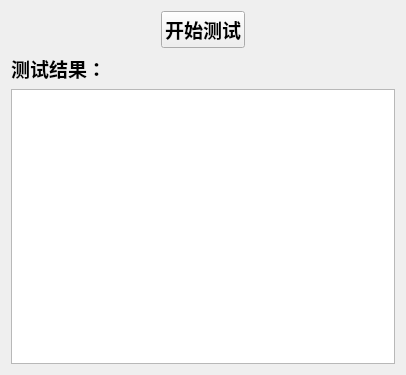
<?xml version="1.0" encoding="UTF-8"?>
<ui version="4.0">
 <class>TestNetworkCheckDialog</class>
 <widget class="QDialog" name="TestNetworkCheckDialog">
  <property name="geometry">
   <rect>
    <x>0</x>
    <y>0</y>
    <width>406</width>
    <height>375</height>
   </rect>
  </property>
  <property name="windowTitle">
   <string>网络测速</string>
  </property>
  <property name="styleSheet">
   <string notr="true"/>
  </property>
  <layout class="QVBoxLayout" name="verticalLayout" stretch="0,0,1">
   <item>
    <layout class="QHBoxLayout" name="horizontalLayout">
     <item>
      <spacer name="horizontalSpacer">
       <property name="orientation">
        <enum>Qt::Horizontal</enum>
       </property>
       <property name="sizeHint" stdset="0">
        <size>
         <width>40</width>
         <height>20</height>
        </size>
       </property>
      </spacer>
     </item>
     <item>
      <widget class="QPushButton" name="startSpeedTest">
       <property name="font">
        <font>
         <pointsize>14</pointsize>
         <weight>75</weight>
         <bold>true</bold>
        </font>
       </property>
       <property name="focusPolicy">
        <enum>Qt::NoFocus</enum>
       </property>
       <property name="text">
        <string>开始测试</string>
       </property>
      </widget>
     </item>
     <item>
      <spacer name="horizontalSpacer_2">
       <property name="orientation">
        <enum>Qt::Horizontal</enum>
       </property>
       <property name="sizeHint" stdset="0">
        <size>
         <width>40</width>
         <height>20</height>
        </size>
       </property>
      </spacer>
     </item>
    </layout>
   </item>
   <item>
    <widget class="QLabel" name="label_3">
     <property name="font">
      <font>
       <pointsize>14</pointsize>
       <weight>75</weight>
       <bold>true</bold>
      </font>
     </property>
     <property name="text">
      <string>测试结果：</string>
     </property>
    </widget>
   </item>
   <item>
    <widget class="QTextBrowser" name="resultQtb">
     <property name="documentTitle">
      <string notr="true"/>
     </property>
     <property name="markdown">
      <string notr="true"/>
     </property>
     <property name="html">
      <string notr="true">&lt;!DOCTYPE HTML PUBLIC &quot;-//W3C//DTD HTML 4.0//EN&quot; &quot;http://www.w3.org/TR/REC-html40/strict.dtd&quot;&gt;
&lt;html&gt;&lt;head&gt;&lt;meta name=&quot;qrichtext&quot; content=&quot;1&quot; /&gt;&lt;style type=&quot;text/css&quot;&gt;
p, li { white-space: pre-wrap; }
&lt;/style&gt;&lt;/head&gt;&lt;body style=&quot; font-family:'SimSun'; font-size:9pt; font-weight:400; font-style:normal;&quot;&gt;
&lt;p style=&quot;-qt-paragraph-type:empty; margin-top:0px; margin-bottom:0px; margin-left:0px; margin-right:0px; -qt-block-indent:0; text-indent:0px;&quot;&gt;&lt;br /&gt;&lt;/p&gt;&lt;/body&gt;&lt;/html&gt;</string>
     </property>
     <property name="searchPaths">
      <stringlist notr="true"/>
     </property>
    </widget>
   </item>
  </layout>
 </widget>
 <resources/>
 <connections/>
</ui>
